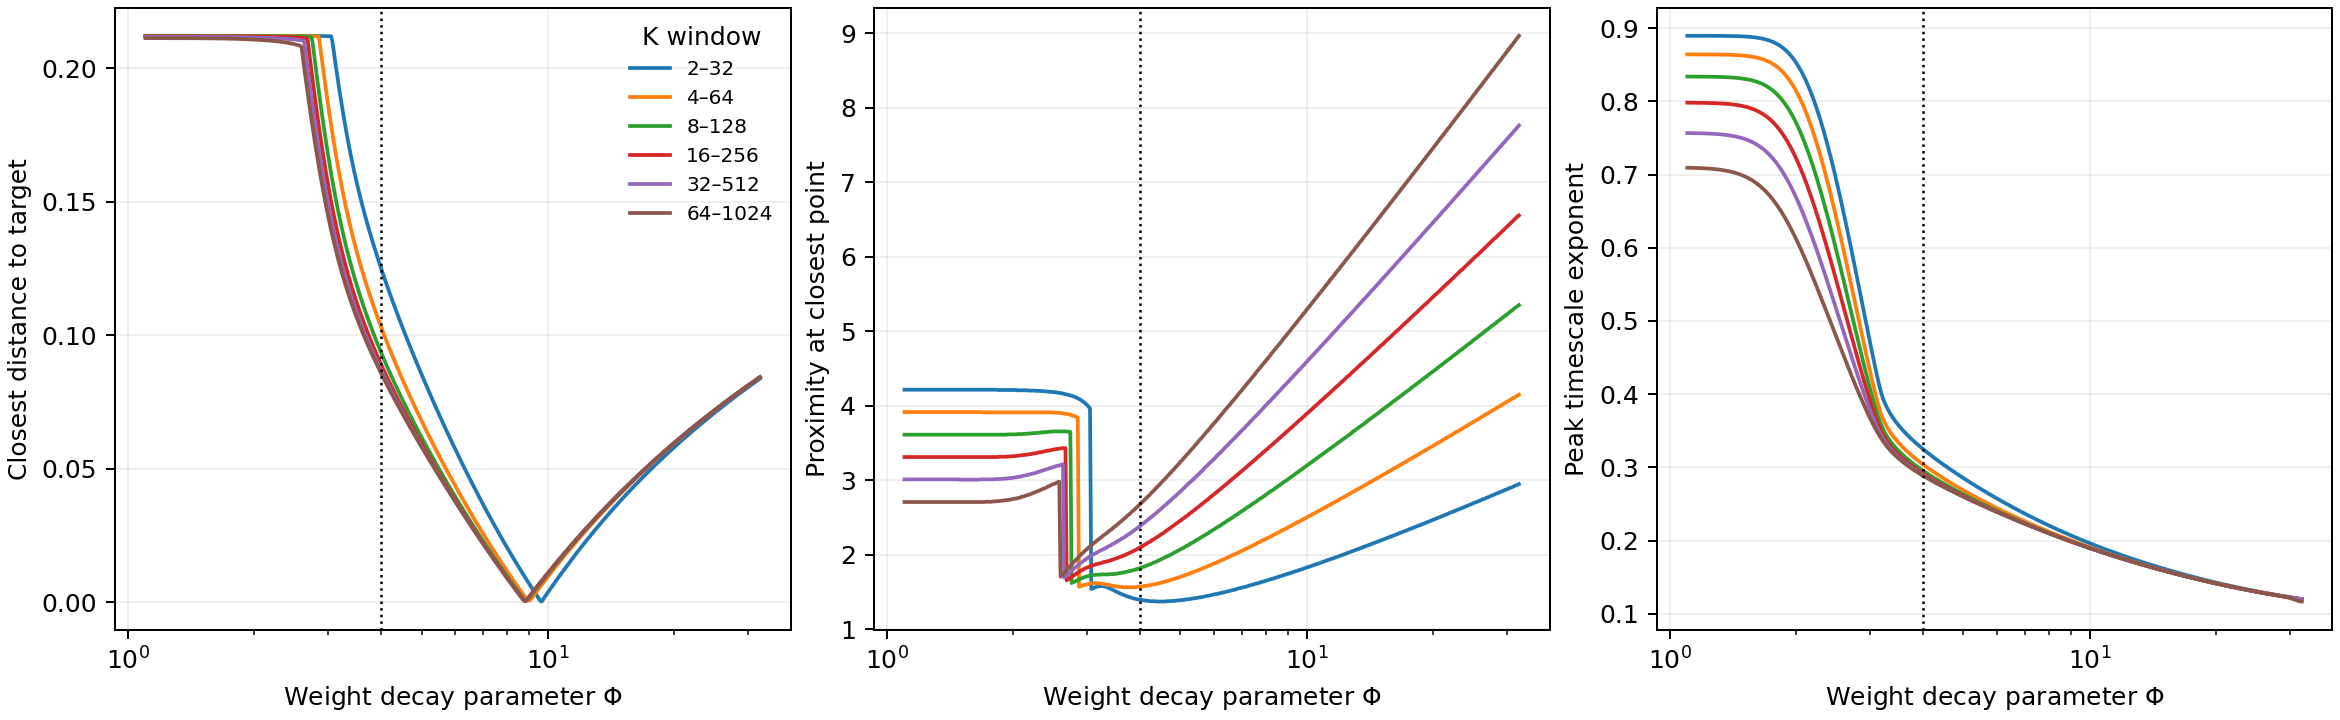

Python code for this plot:
"""Brute-force a weighted dyadic hierarchy using its exact Haar spectrum."""
import csv
from pathlib import Path

import matplotlib.pyplot as plt
import numpy as np
from scipy.linalg import eigh
from scipy.optimize import root

from griffiths_sweep import graph, groups, slope


def spectrum(levels, phi):
    j = np.arange(1, levels + 1)
    n = 2**levels
    mass = (2/phi)**(j-1)
    lam = np.r_[np.cumsum(mass) - 2*mass, mass.sum()] / mass.sum()
    k = 2.0**np.arange(levels)
    detail = np.where(k[:,None] < 2.0**j, k[:,None]**2 / 2.0**j, 0)
    return lam, np.column_stack([detail, k**2/n])


def validate():
    n = 256
    lam, modes = eigh(graph('hierarchy',n,np.random.default_rng(0)))
    lam /= lam.max()
    detail, weight = spectrum(8, 4)
    q = np.array([((g @ modes)**2).mean(axis=0) for g in groups(None,'indexed',n,np.arange(n))])
    for m in (.1,.9,.999):
        np.testing.assert_allclose(q @ (1/(1-(m*lam)**2)),
                                   weight @ (1/(1-(m*detail)**2)), rtol=1e-10)
        np.testing.assert_allclose(q @ (1/((1-(m*lam)**2)*(1-m*lam))),
                                   weight @ (1/((1-(m*detail)**2)*(1-m*detail))), rtol=1e-10)


def main():
    validate()
    path = Path(__file__).parent
    ms = np.unique(np.r_[np.linspace(0,.99,501), 1-np.geomspace(.1,1e-9,2001)])
    phis = np.unique(np.r_[np.geomspace(1.1,32,501),4])
    windows = [(1,5),(2,6),(3,7),(4,8),(5,9),(6,10)]
    result = []
    fit = np.arange(-2,3) / 10
    for levels in (8,10,12,15):
        for phi in phis:
            lam, q = spectrum(levels, phi)
            a = ms[:, None] * lam
            v = (1/(1-a*a)) @ q.T
            w = (1/((1-a*a)*(1-a))) @ q.T
            lv, lt = np.log2(v), np.log2(w/v)
            for lo, hi in windows:
                if hi >= levels:
                    continue
                alpha, beta = lv[:,lo:hi+1] @ fit, lt[:,lo:hi+1] @ fit
                error = np.hypot(alpha-1.5,beta-.2)
                idx, peak = np.argmin(error), np.argmax(beta)
                result.append((2**levels,phi,2**lo,2**hi,ms[idx],alpha[idx],beta[idx],
                               error[idx],ms[peak],alpha[peak],beta[peak]))
    with (path/'hierarchy_scan.csv').open('w',newline='') as f:
        writer = csv.writer(f)
        writer.writerow(['n','phi','k_min','k_max','best_m','alpha','beta','error',
                         'peak_m','alpha_at_peak','peak_beta'])
        writer.writerows(result)
    data = np.asarray(result)
    fig, axs = plt.subplots(1,3,figsize=(13,4),layout='constrained')
    for lo in (2,4,8,16,32,64):
        sub = data[(data[:,0] == 32768) & (data[:,2] == lo)]
        for ax, y in zip(axs, [sub[:,7],-np.log10(1-sub[:,4]),sub[:,10]]):
            ax.semilogx(sub[:,1],y,label=f'{lo}–{16*lo}')
    axs[0].legend(title='K window',frameon=False,fontsize=8)
    for ax,label in zip(axs,['Closest distance to target','Proximity at closest point','Peak timescale exponent']):
        ax.set(xlabel=r'Weight decay parameter $\Phi$',ylabel=label)
        ax.axvline(4,color='black',ls=':',lw=1)
        ax.grid(alpha=.2)
    fig.savefig(path/'hierarchy_scan.png',dpi=180)
    for n in (256,1024,4096,32768):
        sub = data[data[:,0] == n]
        print(n,'best', sub[np.argmin(sub[:,7])])
        print(n,'Phi=4',sub[sub[:,1]==4])
    print('grid fits',len(result)*len(ms))
    solutions = []
    for lo, hi in windows:
        sub = data[(data[:,0] == 32768) & (data[:,2] == 2**lo)]
        _, phi0, _, _, m0, *_ = sub[np.argmin(sub[:,7])]
        win = slice(lo, hi+1)

        def residual(parameters):
            phi, m = parameters
            lam, q = spectrum(15, phi)
            a = m*lam
            v = q @ (1/(1-a*a))
            w = q @ (1/((1-a*a)*(1-a)))
            return np.array([slope(v[win]) - 1.5, slope((w/v)[win]) - .2])

        sol = root(residual, [phi0, m0], tol=1e-11)
        if not sol.success or np.linalg.norm(sol.fun) > 1e-9:
            raise RuntimeError(f'Failed to refine target fit at K = {2**lo}–{2**hi}')
        phi, m = sol.x
        solutions.append((32768, 2**lo, 2**hi, phi, m, np.linalg.norm(sol.fun)))
    with (path/'hierarchy_target_solutions.csv').open('w', newline='') as f:
        writer = csv.writer(f)
        writer.writerow(['n','k_min','k_max','phi','m','target_error'])
        writer.writerows(solutions)


if __name__ == '__main__':
    main()
